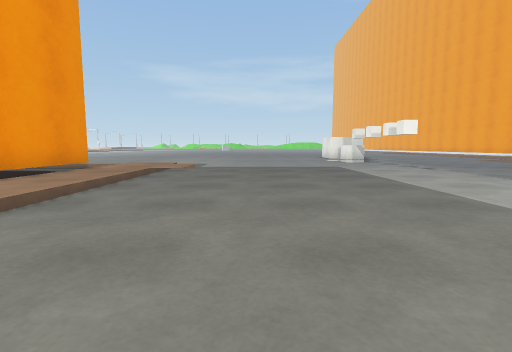
view 1 (above)

22 first-person views from a walk through a Unity game level. The camera is 0.72 m above the floor, tilts 6° down and sees 85° across. The floor is counted in squares, 1 m on a side. Each view is taken from the middle of a square. On the plan, view 1 faces up. The plan holds only what a view shows up to about 10 squares ahead; the rest is blank. The place goes on beyond the plan. Some animated figures are left out. Surface patterns are stand-ins for the level's own textures.

view 2
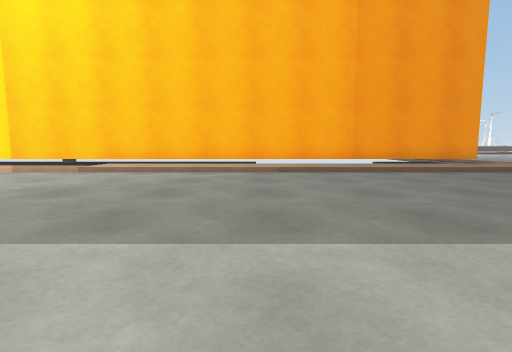

view 3
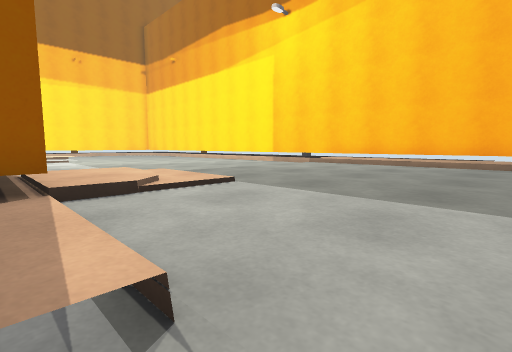

view 4
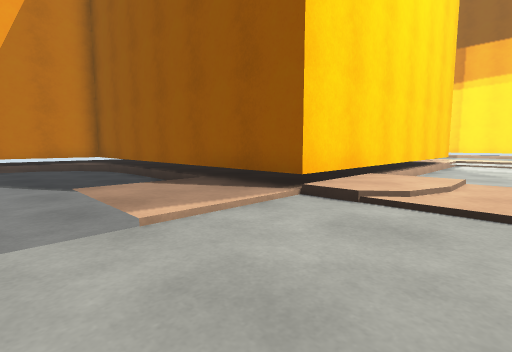

view 5
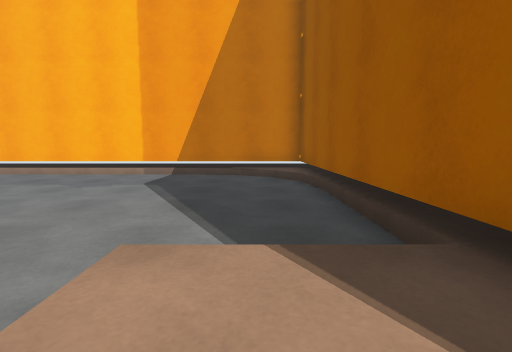

view 6
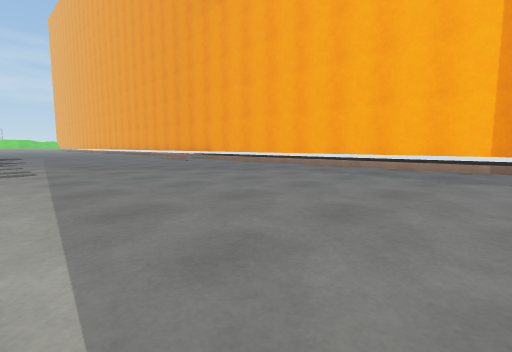

view 7
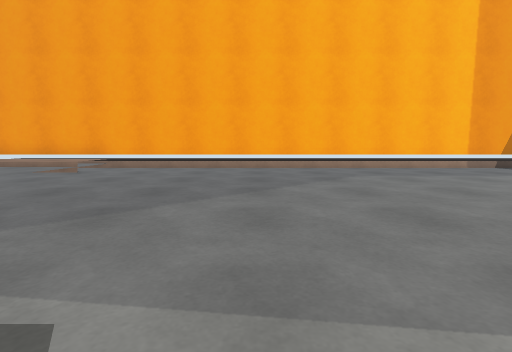

view 8
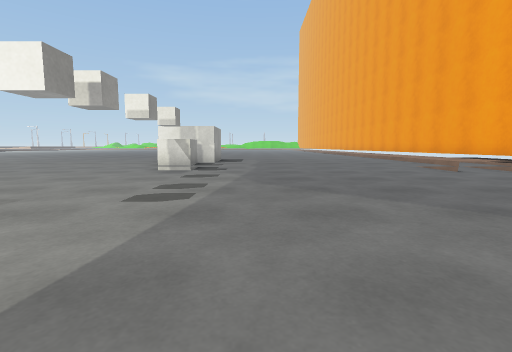

view 9
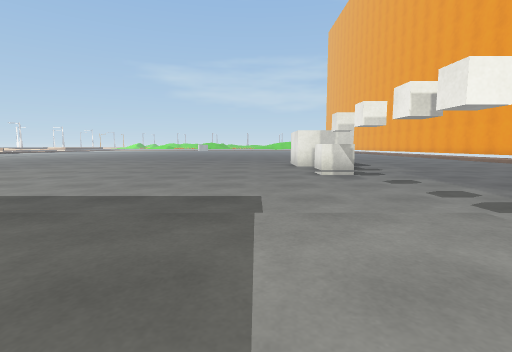

view 10
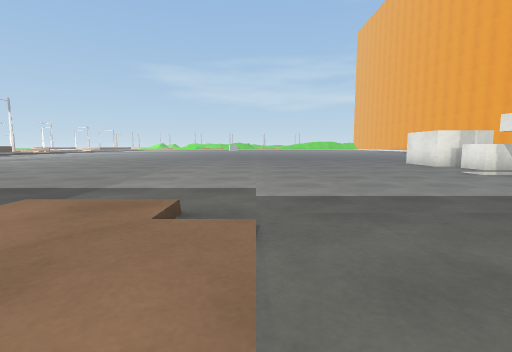

view 11
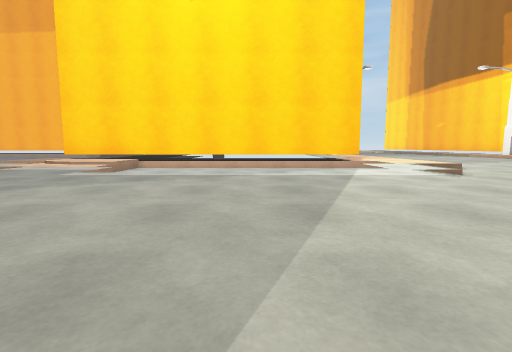

view 12
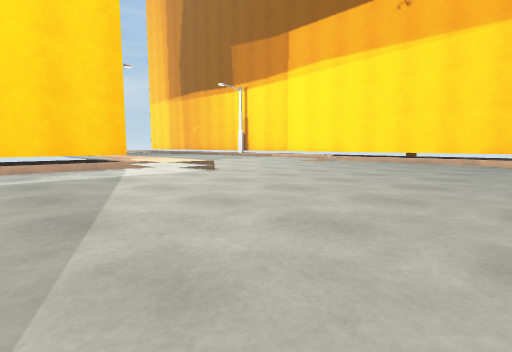

view 13
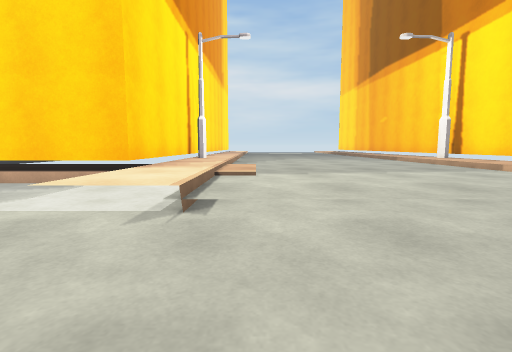

view 14
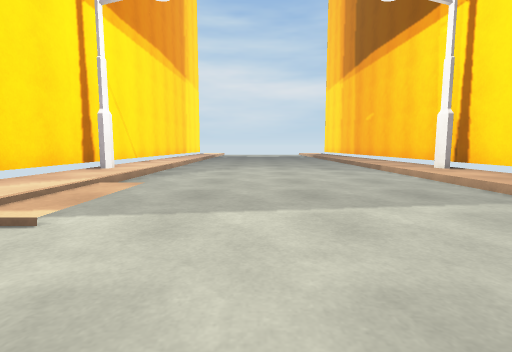

view 15
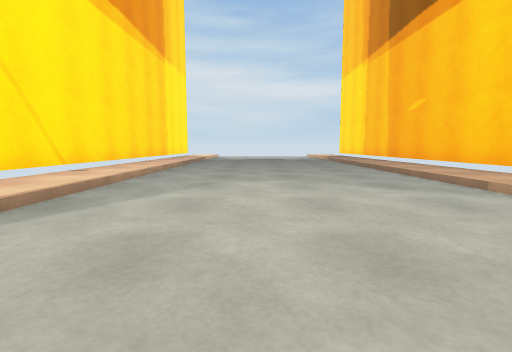

view 16
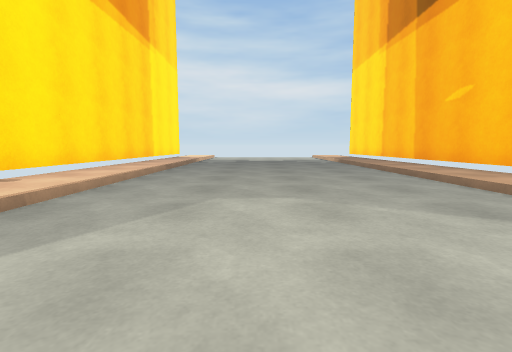

view 17
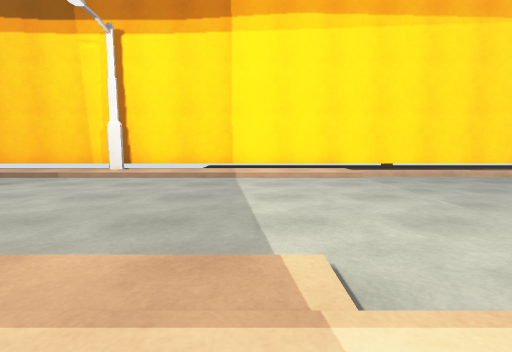

view 18
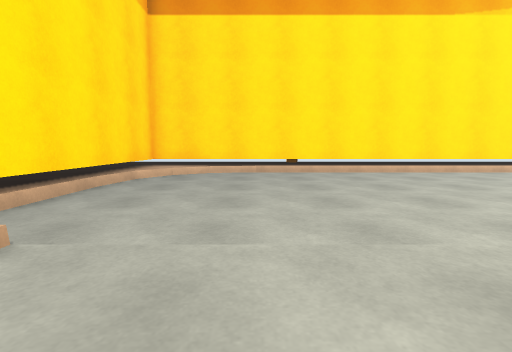

view 19
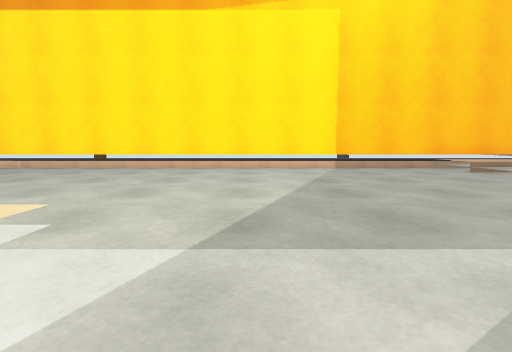

view 20
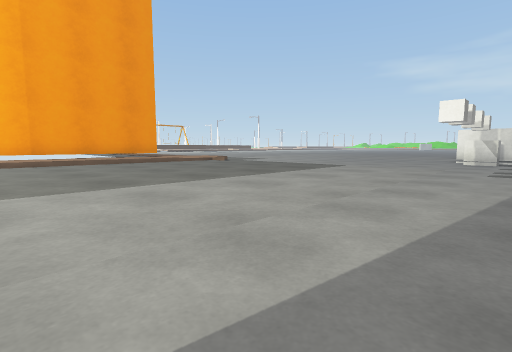

view 21
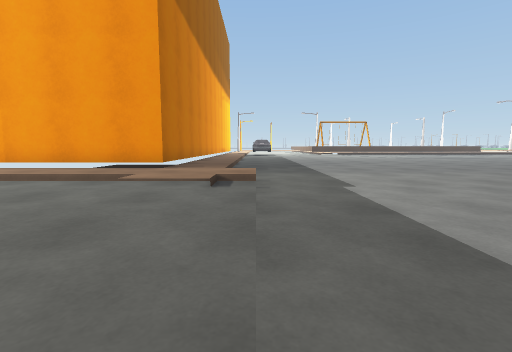

view 22
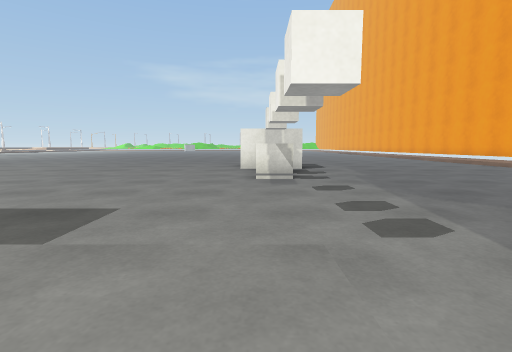

### Floor plan
Key: @ floor where view 1 was taken; # wall or solid block; x gap in a wall; . main floor; : floor 0.15 m higher than the main floor; + floor 0.25 m higher than the main floor; * floor 0.3 m higher than the main floor; / step, stairs or slope; = window, fence, low wall or low ledge; ^ raised ledge; S streetlight; O other object.
Columns run from 6 left of view 1 to 19 right of it. Each row starts with its distance up from view 1.
 18   :::::::::OO:::::::/*#
 17 :::::::::::OO:::::::/*#
 16 :::::::::::OO:::::::/*#
 15 ::::////////////////=##
 14 ::::/.................#
 13 ::::/.................#
 12 ::::/.................#
 11 ::::/.................#
 10 :://////////..........#
  9 //*//:::::::..........#
  8 ****/:::::::..........#
  7 ##*/::::::::..........#
  6  #*/::::::::..........#
  5  #*/::::::::..........#
  4  #*/::::::::..........#
  3  #*/::::::::..........#
  2  #*/::::::::..........#
  1  #*/::::::::..........#
  0  #*/::@:::::++=......##
 -1  #*/::::::::++=......^#
 -2  #*/::::::::++#....#^^#
 -3  #*/::::://*###########
 -4  #*/::::://*#######
 -5  #==/////=x=##
 -6  #..........##
 -7  #..........##
 -8  #..........###
 -9  #..........###
-10  #..........###
-11  #..........###
-12  #..........##############
-13  #.......*******SS********
-14  #......./////////////////
-15  #......./::///:::::::::::
-16  #......./::::::::::::::::
-17  #......./::::::::::::::::
-18  #......./::::::::::::::::
-19  #......./::::::::::::::::
-20  #=....../::::::::::::::::
-21  #^....../////////////////
-22  #^^#....*******S#********
-23  #########################
-24  ######

Positions as (right, up) in squares from view 1, and headings:
1: (0, 0), facing up
2: (5, 0), facing left
3: (6, 1), facing down-left
4: (3, 1), facing down-right
5: (6, -1), facing right
6: (6, 2), facing up-right
7: (6, 10), facing right
8: (8, 7), facing up
9: (3, 7), facing up
10: (-2, 7), facing up
11: (-4, -9), facing right
12: (-4, -9), facing down-right
13: (0, -15), facing right
14: (3, -17), facing right
15: (7, -17), facing right
16: (9, -17), facing right
17: (6, -13), facing down
18: (5, -19), facing left
19: (5, -11), facing left
20: (7, 2), facing up-left
21: (3, 10), facing left
22: (5, 8), facing up
